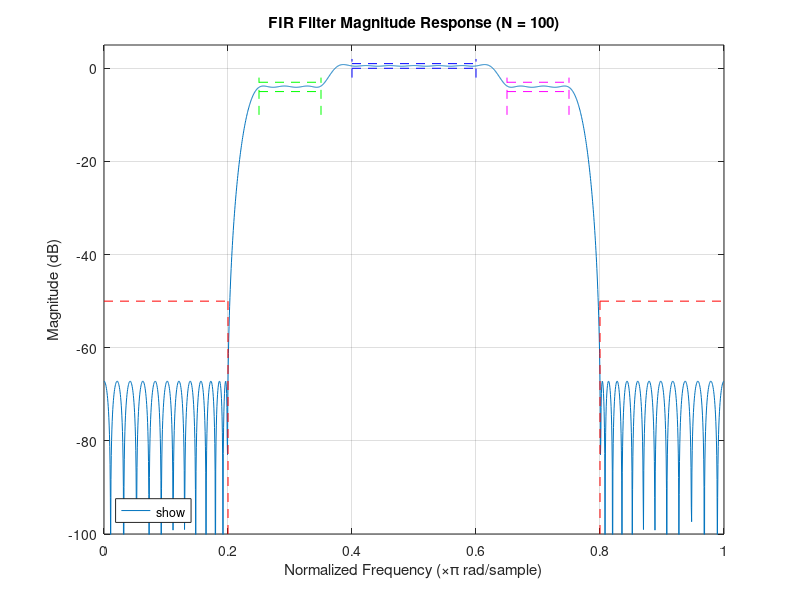

The MATLAB script that drew this image:
clc; clear; close all;

% Filter Specifications
% Stopband 1: 0 <= w <= 0.2*pi, Attenuation >= 50 dB
% Passband 1: 0.25*pi <= w <= 0.35*pi, -5 <= 20log10|H| <= -3 dB
% Passband 2: 0.4*pi <= w <= 0.6*pi,   0 <= 20log10|H| <=  1 dB
% Passband 3: 0.65*pi <= w <= 0.75*pi, -5 <= 20log10|H| <= -3 dB
% Stopband 2: 0.8*pi <= w <= pi, Attenuation >= 50 dB

% Normalized frequency vector (normalized by pi, so 1.0 corresponds to pi)
f_edges = [0, 0.2, 0.25, 0.35, 0.4, 0.6, 0.65, 0.75, 0.8, 1.0];

% Desired amplitudes in linear scale
% Stopband target amplitude is 0.
amp_sb = 0;

% Passband 1 & 3: [-5 dB, -3 dB]
lin_min_pb1 = 10^(-5/20); % 0.5623
lin_max_pb1 = 10^(-3/20); % 0.7079
amp_pb1 = (lin_min_pb1 + lin_max_pb1) / 2; % 0.6351

% Passband 2: [0 dB, 1 dB]
lin_min_pb2 = 10^(0/20);  % 1.0
lin_max_pb2 = 10^(1/20);  % 1.1220
amp_pb2 = (lin_min_pb2 + lin_max_pb2) / 2; % 1.0610

% Amplitude vector for firpm
a_desired = [amp_sb, amp_sb, amp_pb1, amp_pb1, amp_pb2, amp_pb2, amp_pb1, amp_pb1, amp_sb, amp_sb];

% Deviations for weights
dev_sb = 10^(-50/20);         % 0.00316 (max allowed ripple in stopband around 0)
dev_pb1 = (lin_max_pb1 - lin_min_pb1) / 2; % 0.0728 (allowed ripple around amp_pb1)
dev_pb2 = (lin_max_pb2 - lin_min_pb2) / 2; % 0.0610 (allowed ripple around amp_pb2)

% Weights vector (one per band)
% Bands are:
% 1: 0 - 0.2 (Stopband)
% 2: 0.25 - 0.35 (Passband 1)
% 3: 0.4 - 0.6 (Passband 2)
% 4: 0.65 - 0.75 (Passband 3)
% 5: 0.8 - 1.0 (Stopband)
weights = [1/dev_sb, 1/dev_pb1, 1/dev_pb2, 1/dev_pb1, 1/dev_sb];

% Filter order (needs to be experimented with - N must be high enough)
N = 100; % Example order, try odd for Type I (symmetric)

% Design the filter using firpm
b = firpm(N, f_edges, a_desired, weights);

% Verification (Optional but recommended)
[h, w_rad] = freqz(b, 1, 2048);
w_norm = w_rad / pi; % Normalize frequency to [0, 1] for plotting against f_edges

figure;
% Plot magnitude in dB
plot(w_norm, 20*log10(abs(h)));
title(['FIR Filter Magnitude Response (N = ', num2str(N), ')']);
xlabel('Normalized Frequency (\times\pi rad/sample)');
ylabel('Magnitude (dB)');
grid on;
hold on;

% Plot specification boundaries
% Stopband 1
line([0 0.2], [-50 -50], 'Color', 'r', 'LineStyle', '--', 'DisplayName', 'Spec SB1');
line([0.2 0.2], [-100 -50], 'Color', 'r', 'LineStyle', '--'); % Vertical line for clarity

% Passband 1
line([0.25 0.35], [-5 -5], 'Color', 'g', 'LineStyle', '--', 'DisplayName', 'Spec PB1 Lower');
line([0.25 0.35], [-3 -3], 'Color', 'g', 'LineStyle', '--', 'DisplayName', 'Spec PB1 Upper');
line([0.25 0.25], [-10 -2], 'Color', 'g', 'LineStyle', '--');
line([0.35 0.35], [-10 -2], 'Color', 'g', 'LineStyle', '--');

% Passband 2
line([0.4 0.6], [0 0], 'Color', 'b', 'LineStyle', '--', 'DisplayName', 'Spec PB2 Lower');
line([0.4 0.6], [1 1], 'Color', 'b', 'LineStyle', '--', 'DisplayName', 'Spec PB2 Upper');
line([0.4 0.4], [-2 2], 'Color', 'b', 'LineStyle', '--');
line([0.6 0.6], [-2 2], 'Color', 'b', 'LineStyle', '--');

% Passband 3
line([0.65 0.75], [-5 -5], 'Color', 'm', 'LineStyle', '--', 'DisplayName', 'Spec PB3 Lower');
line([0.65 0.75], [-3 -3], 'Color', 'm', 'LineStyle', '--', 'DisplayName', 'Spec PB3 Upper');
line([0.65 0.65], [-10 -2], 'Color', 'm', 'LineStyle', '--');
line([0.75 0.75], [-10 -2], 'Color', 'm', 'LineStyle', '--');

% Stopband 2
line([0.8 1.0], [-50 -50], 'Color', 'r', 'LineStyle', '--', 'DisplayName', 'Spec SB2');
line([0.8 0.8], [-100 -50], 'Color', 'r', 'LineStyle', '--');

ylim([-100 5]); % Adjust ylim for better visualization
legend('show', 'Location', 'southwest');
hold off;

% Display filter coefficients
disp('Filter coefficients b:');
disp(b);